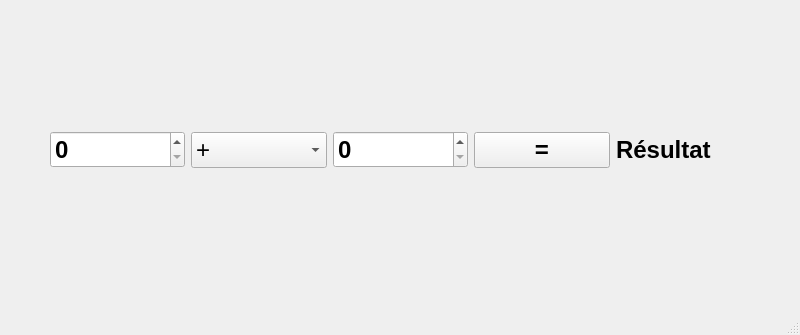
<?xml version="1.0" encoding="UTF-8"?>
<ui version="4.0">
 <class>MainWindow</class>
 <widget class="QMainWindow" name="MainWindow">
  <property name="geometry">
   <rect>
    <x>0</x>
    <y>0</y>
    <width>800</width>
    <height>335</height>
   </rect>
  </property>
  <property name="windowTitle">
   <string>Calculatrice</string>
  </property>
  <widget class="QWidget" name="centralwidget">
   <widget class="QWidget" name="horizontalLayoutWidget">
    <property name="geometry">
     <rect>
      <x>50</x>
      <y>110</y>
      <width>701</width>
      <height>80</height>
     </rect>
    </property>
    <layout class="QHBoxLayout" name="horizontalLayout_2">
     <item>
      <widget class="QSpinBox" name="nombre1">
       <property name="font">
        <font>
         <pointsize>18</pointsize>
         <bold>true</bold>
        </font>
       </property>
      </widget>
     </item>
     <item>
      <widget class="QComboBox" name="operation">
       <property name="font">
        <font>
         <pointsize>18</pointsize>
        </font>
       </property>
       <item>
        <property name="text">
         <string>+</string>
        </property>
       </item>
       <item>
        <property name="text">
         <string>-</string>
        </property>
       </item>
       <item>
        <property name="text">
         <string>x</string>
        </property>
       </item>
       <item>
        <property name="text">
         <string>/</string>
        </property>
       </item>
      </widget>
     </item>
     <item>
      <widget class="QSpinBox" name="nombre2">
       <property name="font">
        <font>
         <pointsize>18</pointsize>
         <bold>true</bold>
        </font>
       </property>
      </widget>
     </item>
     <item>
      <widget class="QPushButton" name="egal">
       <property name="font">
        <font>
         <pointsize>18</pointsize>
         <bold>true</bold>
        </font>
       </property>
       <property name="text">
        <string>=</string>
       </property>
      </widget>
     </item>
     <item>
      <widget class="QLabel" name="resultat">
       <property name="font">
        <font>
         <pointsize>18</pointsize>
         <bold>true</bold>
        </font>
       </property>
       <property name="text">
        <string>Résultat</string>
       </property>
      </widget>
     </item>
    </layout>
   </widget>
  </widget>
  <widget class="QMenuBar" name="menubar">
   <property name="geometry">
    <rect>
     <x>0</x>
     <y>0</y>
     <width>800</width>
     <height>22</height>
    </rect>
   </property>
  </widget>
  <widget class="QStatusBar" name="statusbar"/>
 </widget>
 <resources/>
 <connections/>
</ui>
